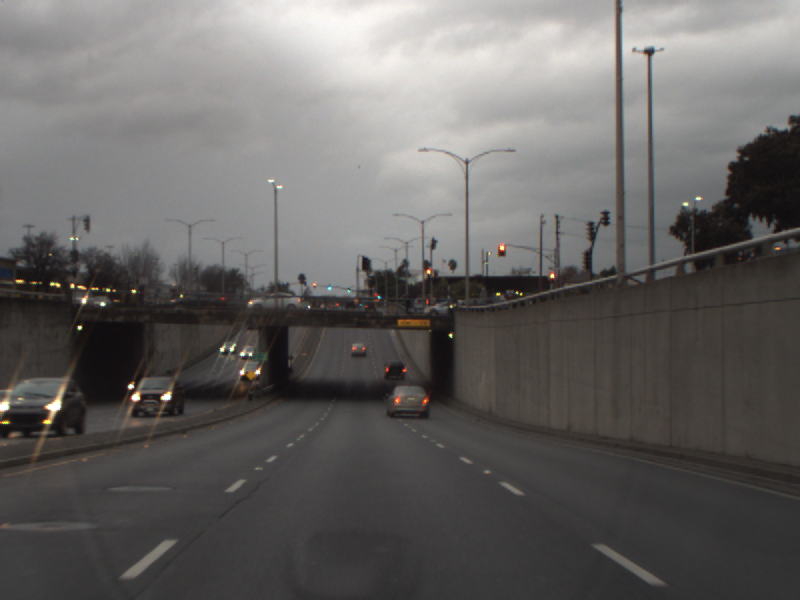
#> input picture stop_line/src/images/street4.png, 800 x 600 px
$ python lane_detect.py   (Python 2 division)
#> lines starting #> are read from the running program, lines starting #| are printed output that depends on the picture; after the words box and inside, x2 and y2 are one past the last pixel; in counts of white or black regions, pixels touching at a corner belong together; long printed decimals are rounded
import cv2
import numpy as np

class LaneDetector:

    def __init__(self):
        self.kernel_size = 5

        self.low_threshold = 0
        self.high_threshold = 50

    def detect(self, img):
        h,w = img.shape

        # Blur image
        blur = cv2.GaussianBlur(img, (self.kernel_size, self.kernel_size), 0)

        # Canny transform to get edges
        edges = cv2.Canny(blur, self.low_threshold, self.high_threshold)
        debug = cv2.cvtColor( edges, cv2.COLOR_GRAY2BGR );

        lines = self.detectCloseLines(edges, debug)

        edges_along_line = self.keepIfAlongLines(edges, lines, extrapolate=True)

        lane_segments = self.detectLaneSegments(edges_along_line, debug)
        lane_edges = self.keepIfAlongLines(edges, lane_segments, extrapolate=False)

        lanes = self.detectLanes(lane_edges, debug)
        stop_line = self.lanesToStopLine(lanes, debug)
        # cv2.imshow('debug1', debug)
        # cv2.waitKey(0)

        return stop_line, debug

    def lanesToStopLine(self, lanes, debug):
        left_points = []
        left_lanes = []
        right_points = []
        right_lanes = []
        for lane in lanes:
            p1,p2 = lane
            theta = self.computeTheta(p1,p2)
            if theta > 0:
                right_points += [p1,p2]
                right_lanes.append(lane)
            else:
                left_points += [p1,p2]
                left_lanes.append(lane)

        if len(left_points) == 0 or len(right_points) == 0:
            # No stop line
            return None

        left_points.sort(key=lambda x: x[1])
        right_points.sort(key=lambda x: x[1])
        left_min = left_points[0]
        right_min = right_points[0]

        x_avg = (left_min[0]+right_min[0])/2
        y_avg = (left_min[1]+right_min[1])/2
        p_avg = (x_avg, y_avg)

        p1 = self.evaluate_segment_at_y(y_avg, left_lanes[0])
        p2 = self.evaluate_segment_at_y(y_avg, right_lanes[0])
        stop_line = (p1,p2)

        # cv2.line(debug, p1, p2, (128, 255, 128), 2)
        return stop_line


    def detectLanes(self, edges, debug):
        rho = 1
        theta = np.pi/180
        threshold = 50
        min_line_length = 100
        max_line_gap = 100
        lines = cv2.HoughLinesP(edges, rho, theta, threshold, np.array([]), minLineLength=min_line_length, maxLineGap=max_line_gap)

        line_segments = []
        if lines is not None:
            a,b,c = lines.shape
            for i in range(a):
                p1 = (lines[i][0][0], lines[i][0][1])
                p2 = (lines[i][0][2], lines[i][0][3])
                line_segments.append((p1,p2))
                cv2.line(debug, p1, p2, (255, 255, 0), 2)
        return line_segments


    def detectLaneSegments(self, edges, debug):
        h,w = edges.shape
        # Fit big lines
        rho = 1
        theta = np.pi/360
        threshold = 30
        min_line_length = 200
        max_line_gap = 100
        lines = cv2.HoughLinesP(edges, rho, theta, threshold, np.array([]), minLineLength=min_line_length, maxLineGap=max_line_gap)

        # Calculate lane slopes
        left_thetas = []
        right_thetas = []
        if lines is not None:
            a,b,c = lines.shape
            for i in range(a):
                p1 = (lines[i][0][0], lines[i][0][1])
                p2 = (lines[i][0][2], lines[i][0][3])
                theta = self.computeTheta(p1,p2)
                if theta > 0:
                    left_thetas.append(theta)
                else:
                    right_thetas.append(theta)

        left_theta = None
        right_theta = None
        if len(left_thetas) != 0:
            left_theta = sum(left_thetas)/len(left_thetas)
        if len(right_thetas) != 0:
            right_theta = sum(right_thetas)/len(right_thetas)

        # Find all small lines and filter
        lines = self.detectAllLines(edges)
        segments = []
        if lines is not None:
            a,b,c = lines.shape
            for i in range(a):
                p1 = (lines[i][0][0], lines[i][0][1])
                p2 = (lines[i][0][2], lines[i][0][3])
                theta = self.computeTheta(p1,p2)
                cv2.line(debug, p1, p2, (0, 255, 255), 2)
                if left_theta is not None and abs(theta - left_theta) < 0.2:
                    if p1[0] > w/2-25: #25 not good
                        cv2.line(debug, p1, p2, (0, 0, 255), 2)
                        segments.append((p1,p2))
                elif right_theta is not None and abs(theta - right_theta) < 0.2:
                    if p1[0] < w/2-25:
                        cv2.line(debug, p1, p2, (0, 0, 255), 2)
                        segments.append((p1,p2))
        return segments

    def computeTheta(self, p1, p2):
        slope = (p1[1]-p2[1])*1.0/(p1[0]-p2[0]+0.01)# Fix divide by zero
        return np.arctan2(slope, 1)

    def detectAllLines(self, edges):
        rho = 1
        theta = np.pi/360
        threshold = 2
        min_line_length = 5
        max_line_gap = 0
        lines = cv2.HoughLinesP(edges, rho, theta, threshold, np.array([]), minLineLength=min_line_length, maxLineGap=max_line_gap)
        return lines

    def keepIfAlongLines(self, edges, lines, extrapolate=False):
        mask = np.zeros(edges.shape)
        h,w = edges.shape
        for line in lines:
            p1,p2 = line
            if extrapolate:
                p1 = np.array((p1[0], p1[1]))
                p2 = np.array((p2[0], p2[1]))
                v = p1 - p2
                p1 = v*100 + p1
                p2 = v*-100 + p2
                p1 = (p1[0], p1[1])
                p2 = (p2[0], p2[1])
            cv2.line(mask,p1,p2, 1, 30)

        horizon = int(0.6*h)
        mask[:horizon,:] = 0
        masked = np.multiply(edges,mask)
        return masked.astype(np.uint8)

    def detectCloseLines(self, edges, debug):
        h,w = edges.shape
        # Mask to focus on bottom of image
        mask_percent = 0.85
        mask = np.zeros((h,w))
        left = int(.1*w)
        right = int(.9*w)
        horizon = int(mask_percent*h)
        mask[horizon:, left:right] = 1
        mask = mask.astype(np.uint8)

        masked_edges = np.multiply(edges, mask)

        # Draw horizon
        # cv2.line(debug, (0,horizon), (w, horizon), (0,255,0), 2)

        rho = 1
        theta = np.pi/180
        threshold = 10
        min_line_length = 30
        max_line_gap = 100
        lines = cv2.HoughLinesP(masked_edges, rho, theta, threshold, np.array([]), minLineLength=min_line_length, maxLineGap=max_line_gap)

        line_segments = []
        if lines is not None:
            a,b,c = lines.shape
            for i in range(a):
                p1 = (lines[i][0][0], lines[i][0][1])
                p2 = (lines[i][0][2], lines[i][0][3])
                line_segments.append((p1,p2))
                cv2.line(debug, p1, p2, (255, 0, 0), 2)

        return line_segments

    def evaluate_segment_at_y(self, y, segment):
        p1,p2 = segment
        slope = (p1[1]-p2[1])*1.0/(p1[0]-p2[0]+0.01) + 0.01

        dy = y - p1[1]
        dx = dy / slope
        print slope
        print dx
        print dy
        return int(p1[0] + dx), int(p1[1] + dy)


if __name__=="__main__":
    img = cv2.imread("images/street4.png", 0)

    detector = LaneDetector()

    detector.detect(img)
#> in detect, `edges = cv2.Canny(blur, self.low_threshold, self.high_threshold)`:
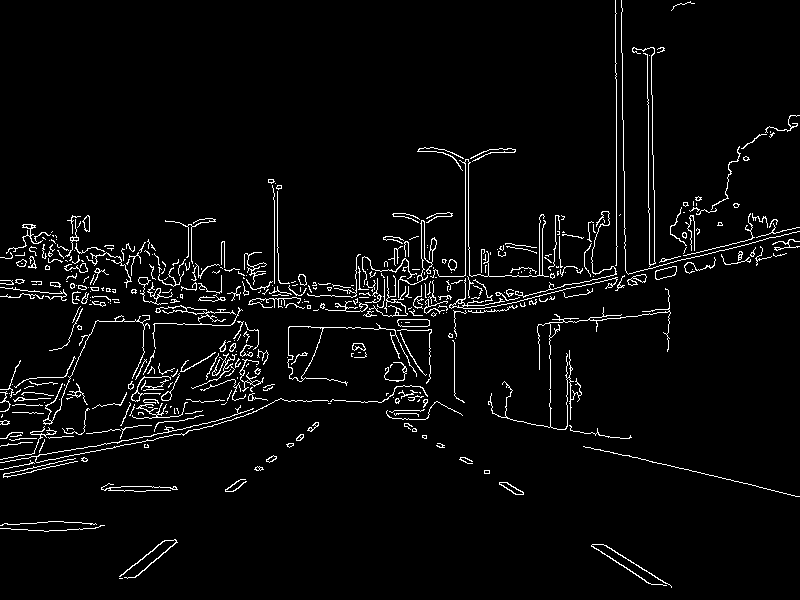
#> edges: shape (600, 800); 3.8% white in thin lines or dots
#> in detectCloseLines, `masked_edges = np.multiply(edges, mask)`:
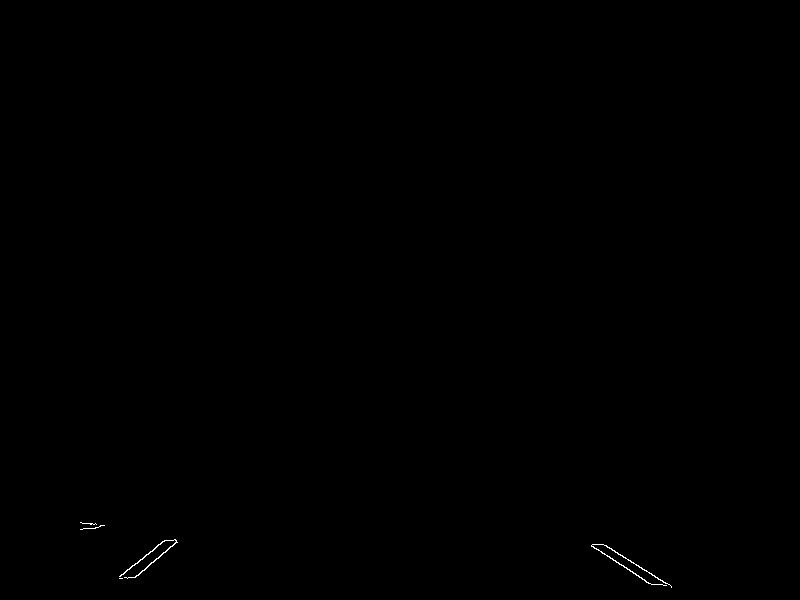
#> masked_edges: shape (600, 800); 0.1% white in thin lines or dots, all inside (x1, y1, x2, y2) = (80, 522, 672, 588)
#> in detectCloseLines, `lines = cv2.HoughLinesP(masked_edges, rho, theta, threshold, np.array(..`: lines = [[591, 545, 646, 582], [133, 577, 166, 551], [119, 576, 165, 540], [602, 544, 671, 587], [603, 544, 671, 586], [593, 546, 651, 584], [80, 522, 176, 540], [128, 577, 177, 542], [120, 576, 166, 540], [138, 575, 176, 541], [127, 569, 164, 540]]
#> the loop in detectCloseLines, `for i in range(a):` made 11 passes
#> after the loop in detectCloseLines, `for i in range(a):`:
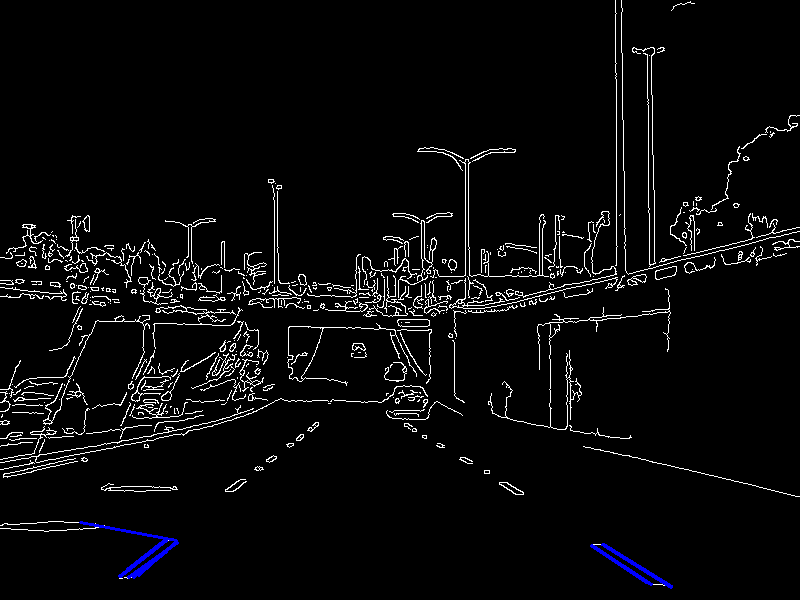
#> debug: shape (600, 800, 3); mean B, G, R 10.2, 9.4, 9.4
#> after the loop in detectCloseLines, `for i in range(a):`: line_segments = 11 items
#> the loop in keepIfAlongLines, `for line in lines:` made 11 passes
#> (line, p1, p2, v) on passes 1 to 6: (((591, 545), (646, 582)), (-4909, -3155), (6146, 4282), [-55, -37]), (((133, 577), (166, 551)), (-3167, 3177), (3466, -2049), [-33, 26]), (((119, 576), (165, 540)), (-4481, 4176), (4765, -3060), [-46, 36]), (((602, 544), (671, 587)), (-6298, -3756), (7571, 4887), [-69, -43]), (((603, 544), (671, 586)), (-6197, -3656), (7471, 4786), [-68, -42]), (((593, 546), (651, 584)), (-5207, -3254), (6451, 4384), [-58, -38])
#> in keepIfAlongLines, `masked = np.multiply(edges,mask)`:
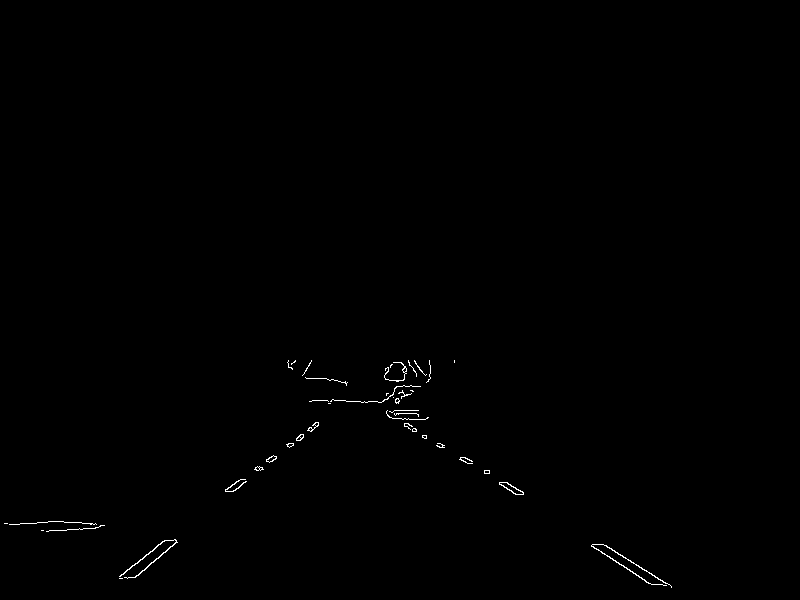
#> masked: shape (600, 800) float64; 0.31% white in thin lines or dots, all inside (x1, y1, x2, y2) = (4, 360, 672, 588)
#> in detectLaneSegments, `lines = cv2.HoughLinesP(edges, rho, theta, threshold, np.array([]), mi..`: lines = [[345, 381, 652, 584], [309, 364, 670, 585], [121, 574, 397, 362], [134, 577, 341, 400], [380, 402, 671, 587], [120, 578, 401, 362], [383, 401, 648, 583], [120, 576, 385, 373], [288, 361, 523, 492], [308, 366, 517, 494]]
#> the loop in detectLaneSegments, `for i in range(a):` made 10 passes
#> (p1, p2, slope in computeTheta, theta) on passes 1 to 8: ((345, 381), (652, 584), 0.661, 0.584), ((309, 364), (670, 585), 0.612, 0.549), ((121, 574), (397, 362), -0.768, -0.655), ((134, 577), (341, 400), -0.855, -0.707), ((380, 402), (671, 587), 0.636, 0.566), ((120, 578), (401, 362), -0.769, -0.655), ((383, 401), (648, 583), 0.687, 0.602), ((120, 576), (385, 373), -0.766, -0.654)
#> after the loop in detectLaneSegments, `for i in range(a):`: left_thetas = [0.584, 0.549, 0.566, 0.602, 0.509, 0.55]; right_thetas = [-0.655, -0.707, -0.655, -0.654]
#> in detectLaneSegments, `left_theta = sum(left_thetas)/len(left_thetas)`: left_theta = 0.56
#> in detectLaneSegments, `right_theta = sum(right_thetas)/len(right_thetas)`: right_theta = -0.668
#> in detectAllLines, `lines = cv2.HoughLinesP(edges, rho, theta, threshold, np.array([]), mi..`: lines = 35 rows, first 6: [603, 544, 615, 551], [134, 565, 156, 547], [120, 576, 135, 563], [607, 555, 617, 562], [382, 401, 388, 398], [144, 570, 156, 558]
#> the loop in detectLaneSegments, `for i in range(a):` made 35 passes
#> (p1, p2, slope in computeTheta, theta) on passes 1 to 8: ((603, 544), (615, 551), 0.584, 0.528), ((134, 565), (156, 547), -0.819, -0.686), ((120, 576), (135, 563), -0.867, -0.714), ((607, 555), (617, 562), 0.701, 0.611), ((382, 401), (388, 398), -0.501, -0.464), ((144, 570), (156, 558), -1, -0.786), ((593, 547), (598, 549), 0.401, 0.381), ((97, 527), (103, 525), -0.334, -0.322)
#> after the loop in detectLaneSegments, `for i in range(a):`:
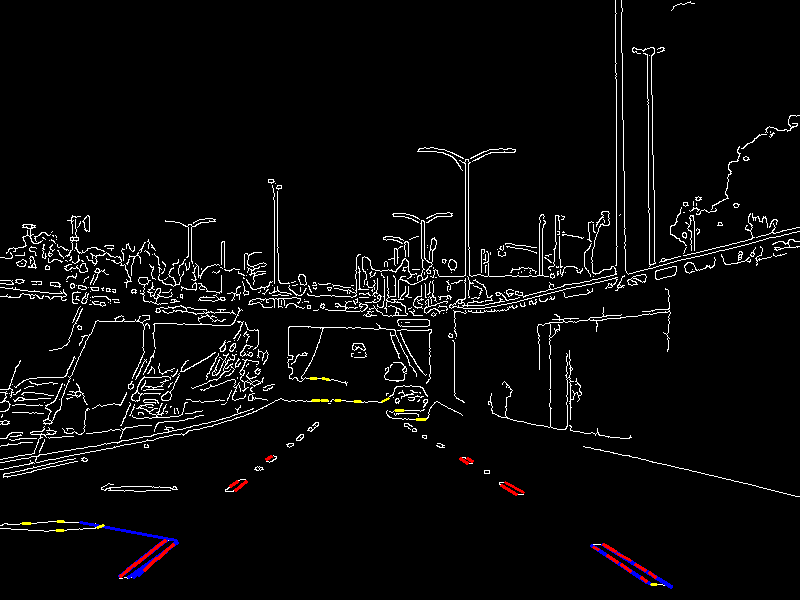
#> debug: shape (600, 800, 3); 0.27% of pixels changed, all inside (x1, y1, x2, y2) = (21, 377, 658, 586)
#> after the loop in detectLaneSegments, `for i in range(a):`: segments = 21 items
#> call 2 of keepIfAlongLines, with extrapolate = False
#> the loop in keepIfAlongLines (call 2), `for line in lines:` made 21 passes
#> (p1, p2) on passes 1 to 8: ((603, 544), (615, 551)), ((134, 565), (156, 547)), ((120, 576), (135, 563)), ((607, 555), (617, 562)), ((144, 570), (156, 558)), ((593, 547), (598, 549)), ((158, 558), (164, 552)), ((635, 564), (645, 570))
#> after the loop in keepIfAlongLines (call 2), `for line in lines:`:
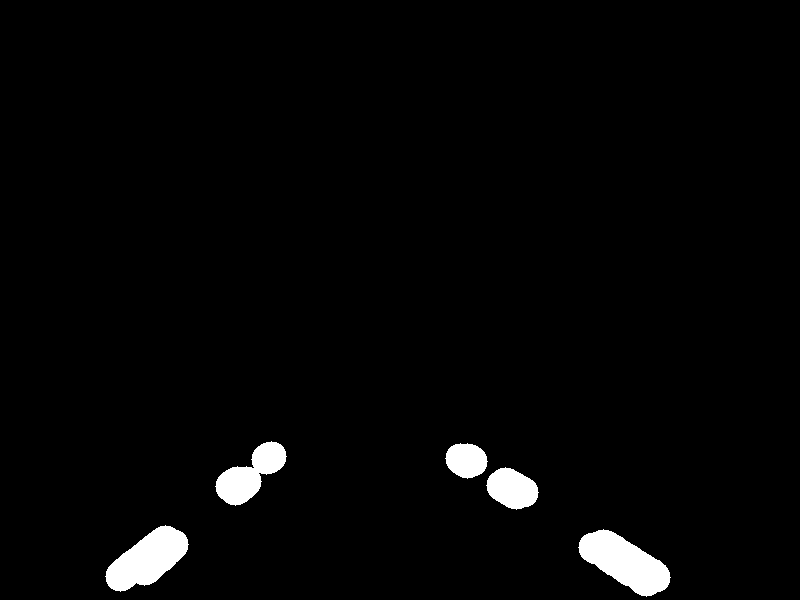
#> mask: shape (600, 800) float64; values 0 (black) and 1 (white), 2.4% white; 5 white regions, box (x1, y1, x2, y2) and area: (578, 529, 671, 597) 3425, (105, 525, 189, 592) 3145, (215, 441, 287, 506) 2248, (486, 467, 539, 510) 1573, (445, 443, 488, 479) 1147
#> in detectLanes, `lines = cv2.HoughLinesP(edges, rho, theta, threshold, np.array([]), mi..`: lines = [[461, 457, 648, 583], [464, 457, 668, 584], [120, 576, 255, 467], [135, 577, 274, 456]]
#> the loop in detectLanes, `for i in range(a):` made 4 passes
#> after the loop in detectLanes, `for i in range(a):`:
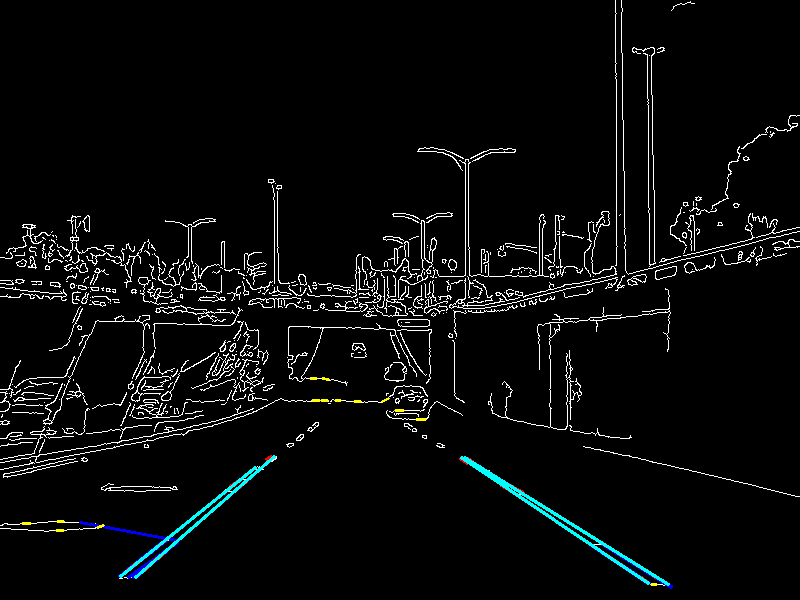
#> debug: shape (600, 800, 3); 0.56% of pixels changed, all inside (x1, y1, x2, y2) = (119, 455, 670, 586)
#> after the loop in detectLanes, `for i in range(a):`: line_segments = [((461, 457), (648, 583)), ((464, 457), (668, 584)), ((120, 576), (255, 467)), ((135, 577), (274, 456))]
#> in detect, `lanes = self.detectLanes(lane_edges, debug)`: lanes has the same summary as line_segments in detectLanes
#> the loop in lanesToStopLine, `for lane in lanes:` made 4 passes
#> (slope in computeTheta, theta, right_points) on passes 1 to 2: (0.674, 0.593, [(461, 457), (648, 583)]), (0.623, 0.557, [(461, 457), (648, 583), (464, 457), (668, 584)])
#> after the loop in lanesToStopLine, `for lane in lanes:`: left_lanes = [((120, 576), (255, 467)), ((135, 577), (274, 456))]; right_lanes = [((461, 457), (648, 583)), ((464, 457), (668, 584))]
#> in lanesToStopLine, `left_min = left_points[0]`: left_min = (274, 456)
#> in lanesToStopLine, `right_min = right_points[0]`: right_min = (461, 457)
#> in lanesToStopLine, `x_avg = (left_min[0]+right_min[0])/2`: x_avg = 367
#> in lanesToStopLine, `y_avg = (left_min[1]+right_min[1])/2`: y_avg = 456
#> in lanesToStopLine, `p_avg = (x_avg, y_avg)`: p_avg = (367, 456)
#> in evaluate_segment_at_y, `dy = y - p1[1]`: dy = -120
#> in evaluate_segment_at_y, `dx = dy / slope`: dx = 150.5
#| 150.476
#| -120
#> in lanesToStopLine, `p1 = self.evaluate_segment_at_y(y_avg, left_lanes[0])`: p1 = (270, 456)
#| -1.462
#| -1
#> in lanesToStopLine, `p2 = self.evaluate_segment_at_y(y_avg, right_lanes[0])`: p2 = (459, 456)
#> in lanesToStopLine, `stop_line = (p1,p2)`: stop_line = ((270, 456), (459, 456))
